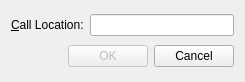
<?xml version="1.0" encoding="UTF-8"?>
<ui version="4.0">
 <class>GoToCellDialog</class>
 <widget class="QWidget" name="GoToCellDialog">
  <property name="geometry">
   <rect>
    <x>0</x>
    <y>0</y>
    <width>245</width>
    <height>82</height>
   </rect>
  </property>
  <property name="windowTitle">
   <string>Go to Cell</string>
  </property>
  <layout class="QVBoxLayout" name="verticalLayout">
   <item>
    <layout class="QHBoxLayout" name="horizontalLayout">
     <item>
      <widget class="QLabel" name="label">
       <property name="text">
        <string>&lt;html&gt;&lt;head/&gt;&lt;body&gt;&lt;p&gt;&amp;amp;Call Location:&lt;/p&gt;&lt;/body&gt;&lt;/html&gt;</string>
       </property>
       <property name="buddy">
        <cstring>lineEdit</cstring>
       </property>
      </widget>
     </item>
     <item>
      <widget class="QLineEdit" name="lineEdit"/>
     </item>
    </layout>
   </item>
   <item>
    <layout class="QHBoxLayout" name="horizontalLayout_2">
     <item>
      <spacer name="horizontalSpacer">
       <property name="orientation">
        <enum>Qt::Horizontal</enum>
       </property>
       <property name="sizeHint" stdset="0">
        <size>
         <width>40</width>
         <height>20</height>
        </size>
       </property>
      </spacer>
     </item>
     <item>
      <widget class="QPushButton" name="okButton">
       <property name="enabled">
        <bool>false</bool>
       </property>
       <property name="text">
        <string>OK</string>
       </property>
       <property name="default">
        <bool>true</bool>
       </property>
      </widget>
     </item>
     <item>
      <widget class="QPushButton" name="cancelButton">
       <property name="text">
        <string>Cancel</string>
       </property>
      </widget>
     </item>
    </layout>
   </item>
  </layout>
 </widget>
 <tabstops>
  <tabstop>lineEdit</tabstop>
  <tabstop>okButton</tabstop>
  <tabstop>cancelButton</tabstop>
 </tabstops>
 <resources/>
 <connections/>
</ui>
